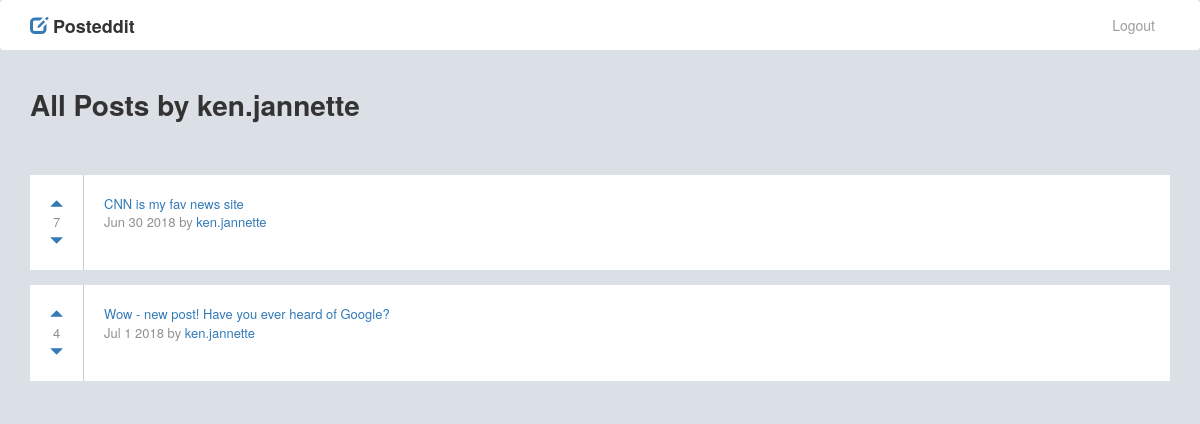
Page /posts/user/2 (signed in) on the committed database.
### posts/models.py (models this page shows)
class Post(models.Model):
    title = models.CharField(max_length=200)
    url = models.TextField()
    pub_date = models.DateTimeField()
    author = models.ForeignKey(User, on_delete=models.CASCADE)
    votes_total = models.IntegerField(default=1)
    def pub_date_pretty(self):
        return self.pub_date.strftime('%b %e %Y')

### posts/views.py (the view)
# urls.py: url(r'^user/(?P<fk>[0-9]+)', views.userposts, name='userposts'),
def userposts(request, fk):
    posts = Post.objects.filter(author__id=fk).order_by('-votes_total')
    author = User.objects.get(pk=fk)
    return render(request, 'posts/userposts.html', {'posts':posts, 'author':author})

### posts/templates/posts/userposts.html (shortened to what this page needs)
{% extends 'base.html' %}
{%  block content %}
<h1>All Posts by {{ author.username }}</h1>
<br />
<br />
{% for post in posts.all %}
<div class="box-post">
	<div class="updown">
		<a href="#" onClick="document.getElementById('upvote{{ post.id }}').submit()"><span class="glyphicon glyphicon-triangle-top" aria-hidden="true"></span></a><br/>{{ post.votes_total }}<br/><a href="#" onClick="document.getElementById('downvote{{ post.id }}').submit()"><span class="glyphicon glyphicon-triangle-bottom" aria-hidden="true"></span></a>
	</div>
	<div class="desc">
		<a href="{{ post.url }}">{{ post.title }}</a><br />{{ post.pub_date_pretty }} by <a href="{% url 'posts:userposts' post.author.id %}">{{ post.author.username }}</a>
	</div>
</div>
{% endfor %}
{% endblock %}

### static/css/style.css (style rules this page uses)
body { background-color: #dae0e6; }
h1 { font-size: 28px; font-weight: bold; margin-top: 20px; margin-bottom: 14px; }
.box-post { background: white; display: inline-flex; width: 100%; margin-bottom: 15px; font-size: 13px; color: #909090; }
.updown { border: 0; border-right: 1px solid rgb(204, 204, 204); padding: 20px; text-align: center; }
.desc { padding: 20px; }

### rows in the picture
Post: votes_total "7", title "CNN is my fav news site", pub_date_pretty "Jun 30 2018", author.username "ken.jannette"
Post: votes_total "4", title "Wow - new post! Have you ever heard of Google?", pub_date_pretty "Jul 1 2018", author.username "ken.jannette"

### other values in the picture
{{ author.username }} "ken.jannette"
